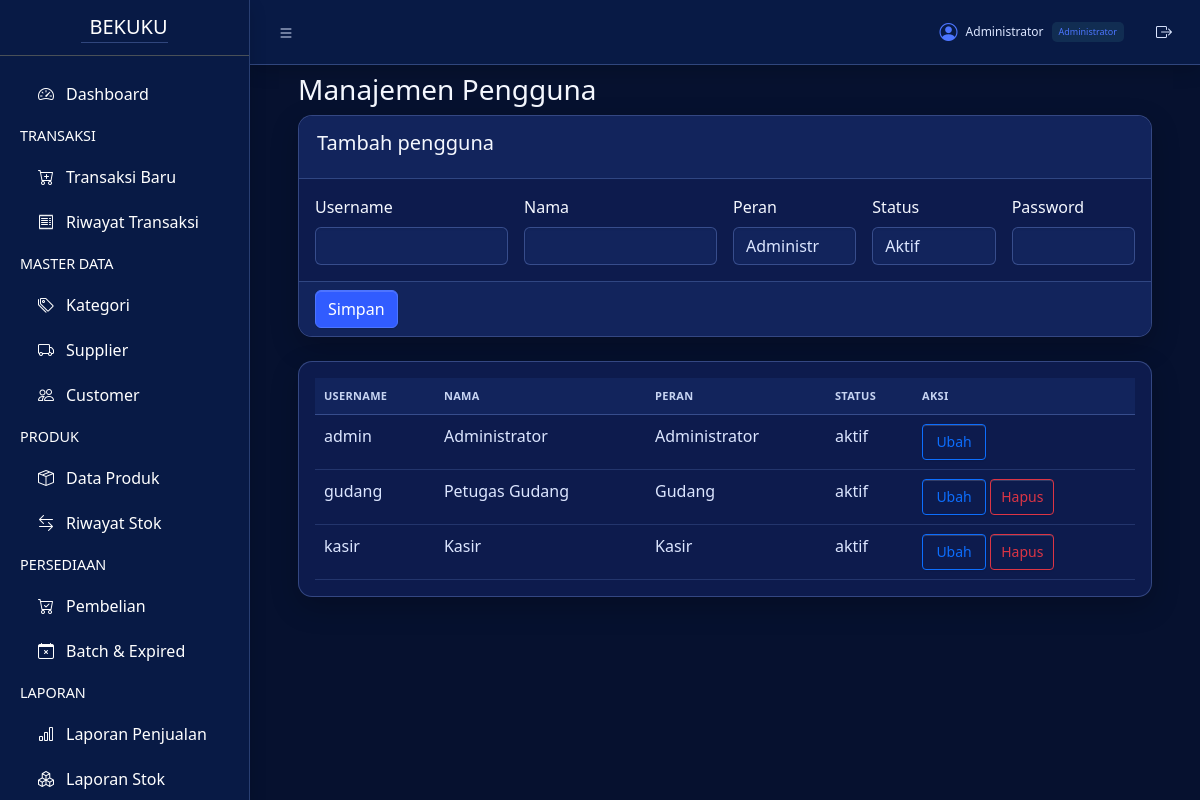
Screenshot of /users/index.php (signed in) with the database file from the repository.
### tables this page shows
CREATE TABLE IF NOT EXISTS `users` (
  `user_id` INT UNSIGNED NOT NULL AUTO_INCREMENT,
  `username` VARCHAR(50) NOT NULL,
  `name` VARCHAR(100) NOT NULL,
  `password_hash` VARCHAR(255) NOT NULL,
  `role` ENUM('admin','kasir','gudang') NOT NULL,
  `status` ENUM('aktif','nonaktif') NOT NULL DEFAULT 'aktif',
  `created_at` TIMESTAMP NOT NULL DEFAULT CURRENT_TIMESTAMP,
  `updated_at` TIMESTAMP NOT NULL DEFAULT CURRENT_TIMESTAMP ON UPDATE CURRENT_TIMESTAMP,
  PRIMARY KEY (`user_id`),
  UNIQUE KEY `uq_users_username` (`username`),
  KEY `idx_users_role_status` (`role`, `status`)
);

### config/app.php (called while the page is built, shortened)
<?php
function bekuku_user(): array
{
    return $_SESSION['bekuku_user'] ?? [];
}
function bekuku_role_label(string $role): string
{
    return [
        'admin' => 'Administrator',
        'kasir' => 'Kasir',
        'gudang' => 'Gudang',
    ][$role] ?? ucfirst($role);
}
function bekuku_base_path(): string
{
    $requestPath = parse_url($_SERVER['REQUEST_URI'] ?? '/', PHP_URL_PATH) ?: '/';
    $segments = array_values(array_filter(explode('/', $requestPath), 'strlen'));
    if ($segments !== []) {
        $candidate = '/' . $segments[0];
        $documentRoot = (string) ($_SERVER['DOCUMENT_ROOT'] ?? '');
        $projectName = basename(dirname(__DIR__));
    }
    return '';
}
function bekuku_url(string $path = ''): string
{
    $base = bekuku_base_path();
    if ($path === '') {
        return $base === '' ? '/' : $base;
    }
    $normalized = '/' . ltrim($path, '/');
    return $base === '' ? $normalized : $base . $normalized;
}

### users/index.php (the view, shortened to what this page needs)
<?php
require_once __DIR__ . '/../config/app.php';
require_once __DIR__ . '/../config/database.php';
$editing = null;
$users = $conn->query('SELECT user_id, username, name, role, status, created_at FROM users ORDER BY username')->fetchAll(PDO::FETCH_ASSOC);
?>
<!DOCTYPE html>
<html lang="id">
<head>
    <link rel="stylesheet" href="https://cdn.jsdelivr.net/npm/bootstrap-icons@1.13.1/font/bootstrap-icons.min.css">
    <link rel="stylesheet" href="<?= bekuku_url('assets/css/users.css') ?>?v=202610240033">
</head>
<body class="layout-fixed sidebar-expand-lg bg-body-tertiary">
<div class="app-wrapper">
    <?php require_once __DIR__ . '/../includes/header.php'; ?>
    <main class="app-main"><div class="app-content p-4">
        <div class="container-fluid">
            <h3>Manajemen Pengguna</h3>
            <div class="card mb-4"><div class="card-header"><h5><?= $editing ? 'Ubah pengguna' : 'Tambah pengguna' ?></h5></div>
                <form method="post"><input type="hidden" name="action" value="save">
                    <div class="card-body row g-3">
                        <div class="col-md-3"><label class="form-label">Username</label><input class="form-control" name="username" required value="<?= htmlspecialchars($editing['username'] ?? '', ENT_QUOTES, 'UTF-8') ?>"></div>
                        <div class="col-md-3"><label class="form-label">Nama</label><input class="form-control" name="name" required value="<?= htmlspecialchars($editing['name'] ?? '', ENT_QUOTES, 'UTF-8') ?>"></div>
                        <div class="col-md-2"><label class="form-label">Peran</label><select class="form-select" name="role"><?php foreach (['admin', 'kasir', 'gudang'] as $role): ?><option value="<?= $role ?>" <?= ($editing['role'] ?? '') === $role ? 'selected' : '' ?>><?= bekuku_role_label($role) ?></option><?php endforeach; ?></select></div>
                        <div class="col-md-2"><label class="form-label">Status</label><select class="form-select" name="status"><option value="aktif" <?= ($editing['status'] ?? 'aktif') === 'aktif' ? 'selected' : '' ?>>Aktif</option></select></div>
                        <div class="col-md-2"><label class="form-label">Password <?= $editing ? '(opsional)' : '' ?></label><input class="form-control" type="password" name="password" <?= $editing ? '' : 'required' ?> minlength="8"></div>
                    </div><div class="card-footer"><button class="btn btn-primary">Simpan</button><?php if ($editing): ?> <a class="btn btn-secondary" href="index.php">Batal</a><?php endif; ?></div>
                </form>
            </div>
            <div class="card"><div class="card-body table-responsive"><table class="table"><thead><tr><th>Username</th><th>Nama</th><th>Peran</th><th>Status</th><th>Aksi</th></tr></thead><tbody>
            <?php foreach ($users as $user): ?><tr><td><?= htmlspecialchars($user['username'], ENT_QUOTES, 'UTF-8') ?></td><td><?= htmlspecialchars($user['name'], ENT_QUOTES, 'UTF-8') ?></td><td><?= bekuku_role_label($user['role']) ?></td><td><?= htmlspecialchars($user['status'], ENT_QUOTES, 'UTF-8') ?></td><td><a class="btn btn-sm btn-outline-primary" href="?edit=<?= (int) $user['user_id'] ?>">Ubah</a> <?php if ((int) $user['user_id'] !== (int) (bekuku_user()['id'] ?? 0)): ?><form method="post" class="d-inline" data-delete-user-form><input type="hidden" name="action" value="delete"><input type="hidden" name="user_id" value="<?= (int) $user['user_id'] ?>"><?= bekuku_csrf_field() ?><button type="submit" class="btn btn-sm btn-outline-danger">Hapus</button></form><?php endif; ?></td></tr><?php endforeach; ?>
            </tbody></table></div></div>
        </div>
    </div></main>
    <?php require_once __DIR__ . '/../includes/sidebar.php'; ?>
</div>
</body></html>

### includes/navbar.php (shortened to what this page needs)
<nav class="app-header navbar navbar-expand bg-body">
    <div class="container-fluid">
        <ul class="navbar-nav">
            <li class="nav-item">
                <a
                    class="nav-link"
                    data-lte-toggle="sidebar"
                    href="#"
                    role="button"
                >
                    <i class="bi bi-list"></i>
                </a>
            </li>
        </ul>
        <ul class="navbar-nav ms-auto">
            <?php $currentUser = bekuku_user(); ?>
            <li class="nav-item">
                <span class="nav-link bekuku-user-pill">
                    <i class="bi bi-person-circle"></i>
                    <span><?= htmlspecialchars($currentUser['name'] ?? 'Pengguna', ENT_QUOTES, 'UTF-8') ?></span>
                    <small><?= htmlspecialchars(bekuku_role_label($currentUser['role'] ?? ''), ENT_QUOTES, 'UTF-8') ?></small>
                </span>
            </li>
            <li class="nav-item">
                <a
                    class="nav-link bekuku-logout-link"
                    href="<?= bekuku_url('logout.php') ?>"
                    title="Keluar"
                    data-logout
                ><i class="bi bi-box-arrow-right"></i></a>
            </li>
        </ul>
    </div>
</nav>

### assets/css/popup-scrollbars.css (style rules this page uses)
html, body, * { scrollbar-color: #263d78 #07112f; scrollbar-width: thin; }

### rows the page displays
users: name "Administrator", role "Administrator", username "admin", status "aktif"
users: username "gudang", name "Petugas Gudang", role "Gudang", status "aktif"
users: username "kasir", name "Kasir", role "Kasir", status "aktif"

### other values shown
form field role "Administrator"
